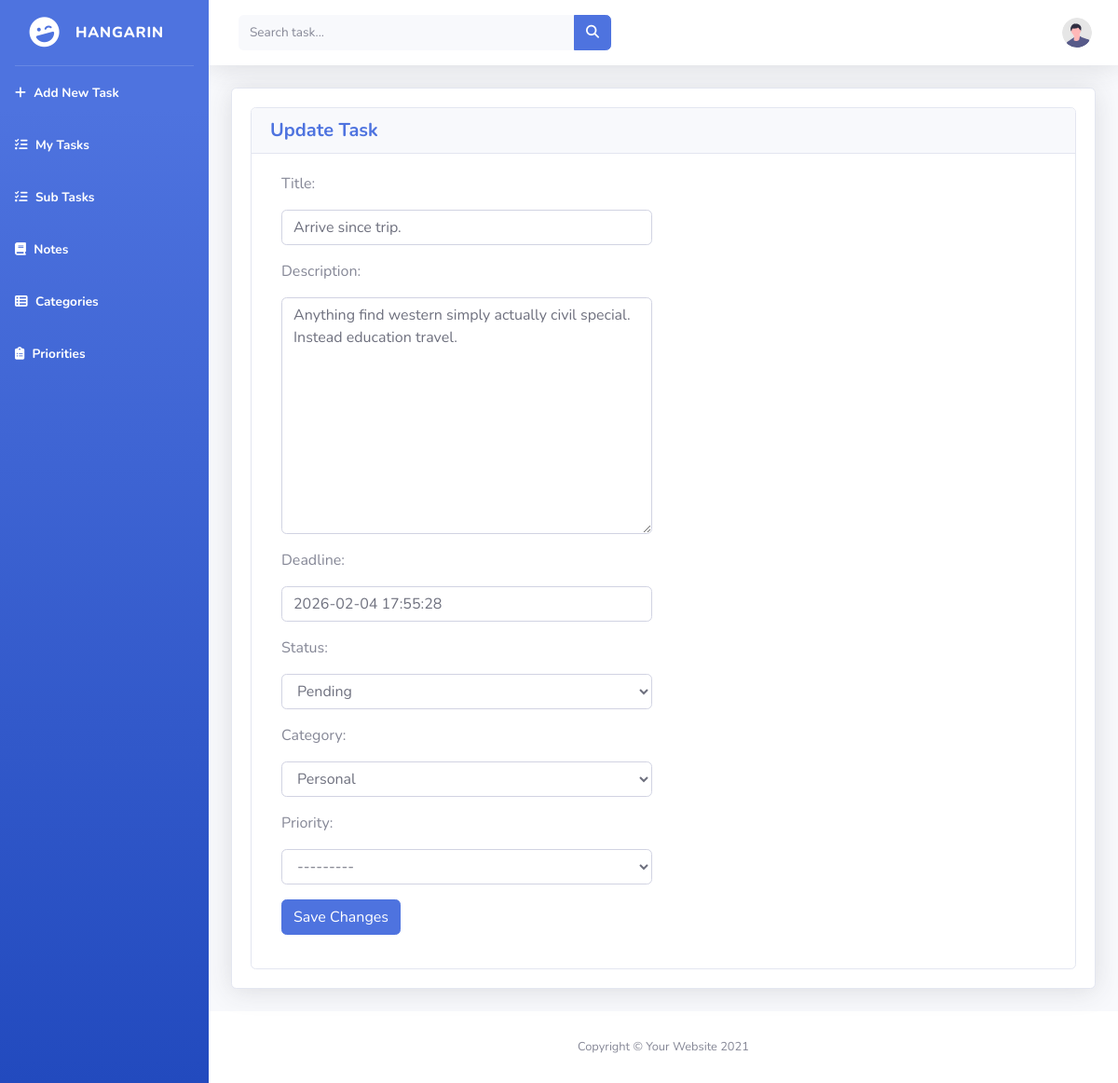
/task_list/12, run on the app's committed database.
### tasks/models.py (models this page shows, shortened)
class BaseModel(models.Model):
    created_at = models.DateTimeField(auto_now_add=True)
    updated_at = models.DateTimeField(auto_now=True)
    class Meta:
        abstract = True

class Task(BaseModel):
    STATUS_CHOICES = [
        ("Pending", "Pending"),
        ("In Progress", "In Progress"),
        ("Completed", "Completed"),
    ]
    title = models.CharField(max_length=200)
    description = models.TextField()
    deadline = models.DateTimeField()
    status = models.CharField(
        max_length=50,
        choices=STATUS_CHOICES,
        default="Pending"
    )
    category = models.ForeignKey(Category, on_delete=models.CASCADE)
    priority = models.ForeignKey(Priority, on_delete=models.CASCADE, null=True, blank=True)

### tasks/views.py (the view)
# urls.py: path('task_list/<pk>', TaskUpdateView.as_view(), name='task-update'),
class TaskUpdateView(UpdateView):
    model = Task
    form_class = TaskForm
    template_name = 'task_form.html'
    success_url = reverse_lazy('task-list')

### tasks/forms.py
class TaskForm(ModelForm):
    class Meta:
        model = Task
        fields = "__all__"

### tasks/models.py (called while the page is built)
    def __str__(self):
        return self.name

    def __str__(self):
        return self.name

### templates/task_form.html (shortened to what this page needs)
{% extends 'base.html' %}
{% load static %}
{% block content %}
<div class="container-fluid">
    <div class="card shadow mb-4">
        <div class="card-body">
            <div class="row">
                <div class="col-md-12">
                    <div class="card">
                        <div class="card-header">
                            <h5 class="m-0 font-weight-bold text-primary">
                                {% if object %}
                                    Update Task
                                {% else %}
                                    Add New Task
                                {% endif %}
                            </h5>
                        </div>
                        <div class="card-body">
                            <div class="col-md-6">
                                <form action="" method="post" novalidate>
                                    {% include 'includes/form.html' %}
                                    <div class="form-group mt-3">
                                        <button type="submit" class="btn btn-primary btn-rounded">
                                            Save Changes
                                        </button>
                                    </div>
                                </form>
                            </div>
                        </div>
                    </div>
                </div>
            </div>
        </div>
    </div>
</div>
{% endblock %}

### templates/includes/form.html (shortened to what this page needs)
{% load widget_tweaks %}
{% for field in form %}
<div class="field item form-group">
    <label>{{ field.label_tag }}</label>
    <div class="form-group">
        {% render_field field class="form-control" %}
    </div>
</div>
{% endfor %}

### data on the page
Task: title "Arrive since trip." "Anything find western simply actually civil special. Instead education travel." "2026-02-04 17:55:28" "Pending" "Personal" "---------"

### other printed values
{{ field.label_tag }} "Title:" "Description:" "Deadline:" "Status:" "Category:" "Priority:"
